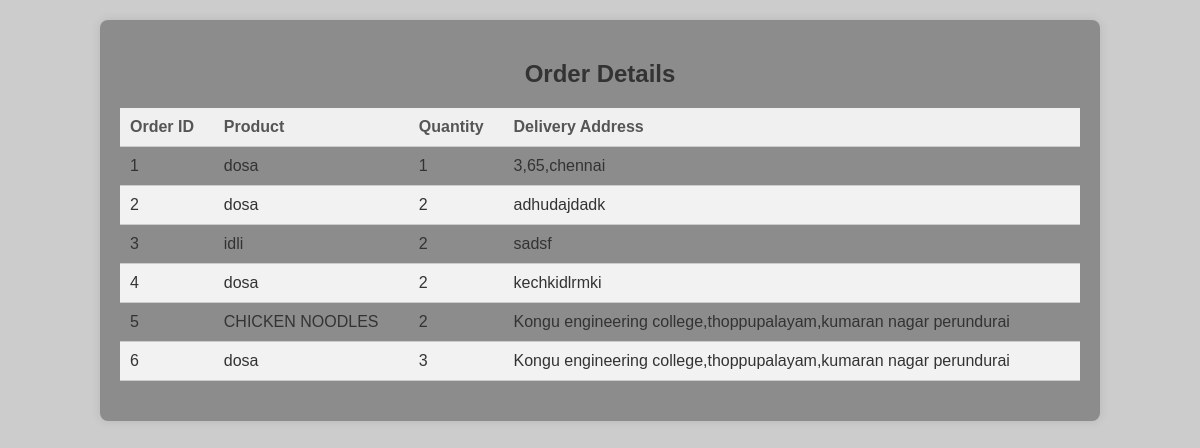
The app's page /total_orders, older data.
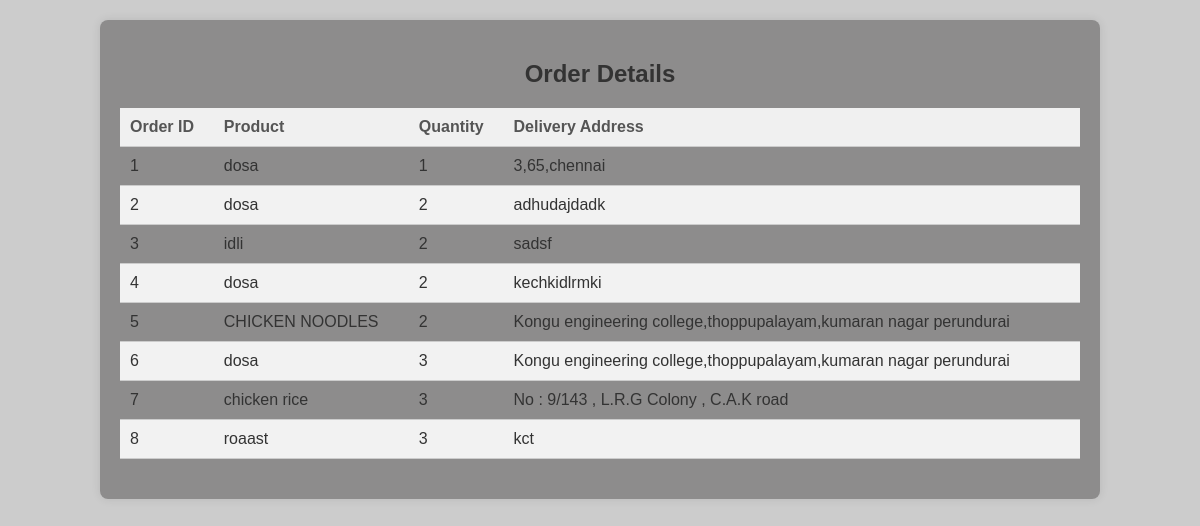
The same page, newer data.
### tables this page shows
CREATE TABLE orders
                                 (id INTEGER PRIMARY KEY AUTOINCREMENT,
                                 name TEXT NOT NULL,
                                 mail TEXT NOT NULL,
                                 phone TEXT NOT NULL,
                                 item TEXT NOT NULL,
                                 quantity INTEGER NOT NULL,
                                 delivery_address TEXT NOT NULL);

### appp.py (the view)
@app.route('/total_orders')
def total_orders():
    conn = DatabaseManager.create_connection(database)
    orders = DatabaseManager.get_orders(conn)
    DatabaseManager.close_connection(conn)
    order_details = []
    for order in orders:
        order_id, customer_name, email, phone, product, quantity, delivery_info = order
        order_details.append([order_id, product, quantity, delivery_info])
    return render_template('totalorders.html', order_details=order_details)

### dbb.py (called while the page is built)
    @staticmethod
    def create_connection(db_file):
        conn = None
        try:
            conn = sqlite3.connect(db_file)
            return conn
        except sqlite3.Error as e:
            print(e)
            return None

    @staticmethod
    def close_connection(conn):
        if conn:
            conn.close()
            print("Connection closed.")

    @staticmethod
    def get_orders(conn):
        try:
            cursor = conn.cursor()
            cursor.execute("SELECT * FROM orders")
            rows = cursor.fetchall()
            return rows
        except sqlite3.Error as e:
            print(e)

### templates/totalorders.html (shortened to what this page needs)
<!DOCTYPE html>
<html lang="en">
<head>
</head>
<body>
    <div class="container">
        <h2 style="text-align: center;">Order Details</h2>
        <table>
            <thead>
                <tr>
                    <th>Order ID</th>
                    <th>Product</th>
                    <th>Quantity</th>
                    <th>Delivery Address</th>
                </tr>
            </thead>
            <tbody>
                {% for order_detail in order_details %}
                    <tr>
                        <td>{{ order_detail[0] }}</td>
                        <td>{{ order_detail[1] }}</td>
                        <td>{{ order_detail[2] }}</td>
                        <td>{{ order_detail[3] }}</td>
                    </tr>
                {% endfor %}
            </tbody>
        </table>
    </div>
</body>
</html>

### templates/totalorders.html (style rules this page uses)
body { background-color: #ccc; background-size: cover; font-family: Arial, sans-serif; margin: 0; padding: 0; color: #333; }
.container { width: 80%; margin: 20px auto; background-color: rgba(126, 124, 124, 0.8); padding: 20px; border-radius: 8px; box-shadow: 0 0 10px rgba(0, 0, 0, 0.1); }
table { width: 100%; border-collapse: collapse; margin-bottom: 20px; }
th, td { padding: 10px; border-bottom: 1px solid #ccc; text-align: left; }
th { background-color: #f0f0f0; color: #555; }
tr:nth-child(even) { background-color: #f2f2f2; }

Row changes from the older to the newer data that the page shows:
added orders: id "7", item "chicken rice", quantity "3", delivery_address "No : 9/143 , L.R.G Colony , C.A.K road"
added orders: id "8", item "roaast", quantity "3", delivery_address "kct"
